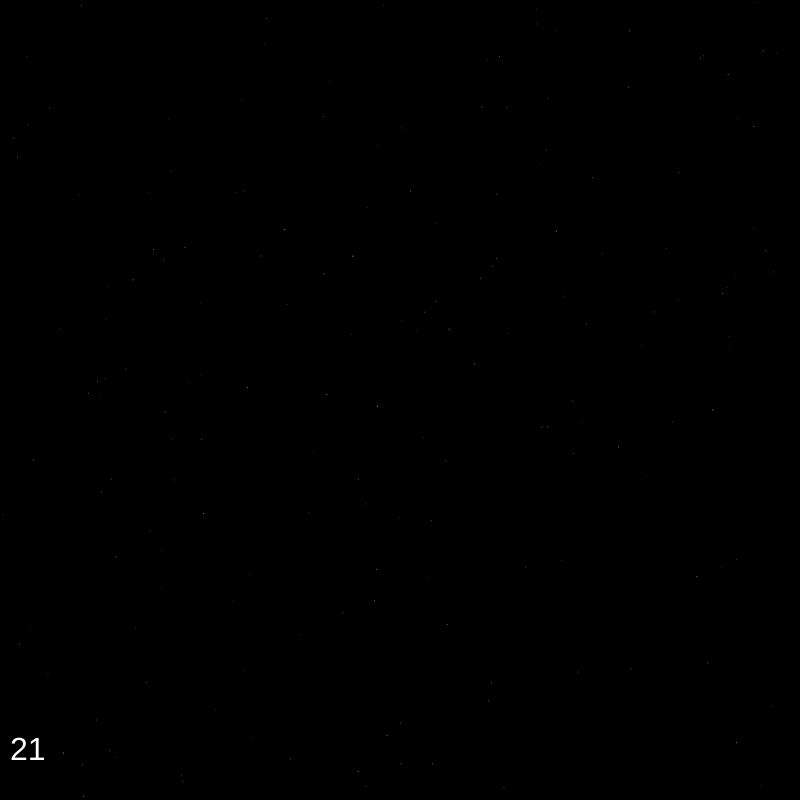
Frame 1 (no input)
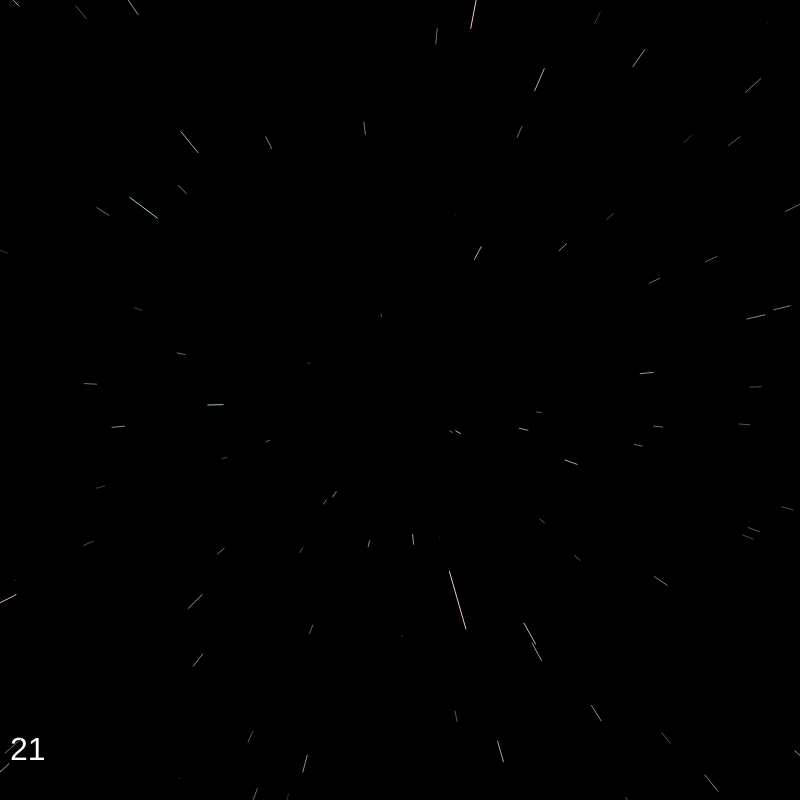
Frame 60 (no input)
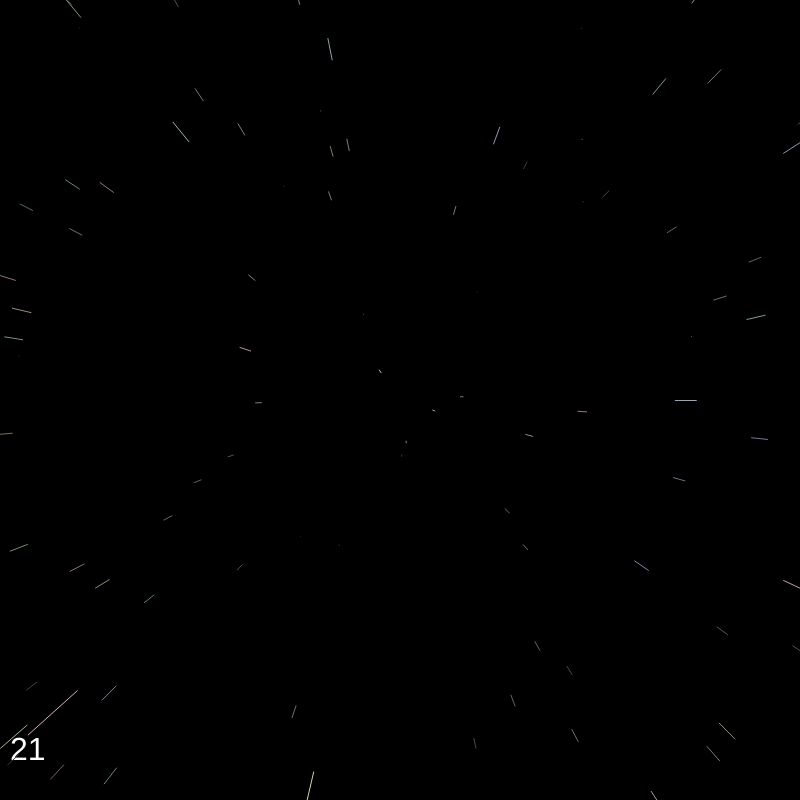
Frame 120 (the mouse pressed at the canvas centre since frame 60)

The p5.js sketch that drew these frames (run headless with seeded random() and noise() and a simulated clock; from frame 60 on, the mouse is pressed at the canvas centre):

// p5.js sketch
// ── sketch.js
let stars = [];
let numStars = 500;
function setup() {
  // put setup code here
  createCanvas(800, 800);
  for (let i = 0; i < numStars; i++) {
    stars.push(new Star());
  }
  stars[0].speed = 21;
}

function draw() {
  // put drawing code here
  background(0);
  colorMode(RGB);
  noStroke();
  fill(255);
  textSize(32);
  text(stars[0].speed,10,height-40);
  translate(width /2, height/2);
  for (let i=0;i<numStars;++i){
    stars[i].show();
    stars[i].update();
  }
}

class Star{

  constructor(){
    // this.position = createVector(0,0,0);
    // this.position.x = random(-width , width);
    // this.position.y = random(-height, height);
    // this.position.z = random(0,height);
    this.position = this.reset();
    this.speed = 20;
    this.hue = random(0,360);
    this.pz = this.position.z;
  }
  reset(){
    let pos = createVector( random(-width, width),
                            random(-height,height),
                            random(0, height)
    );
    return pos;

  }
  incSpeed(){
    this.speed = min(1000, ++this.speed);
    // console.log(this.speed);
  }
  decSpeed(){
    this.speed = max(-100,--this.speed);
    // console.log(this.speed);
  }
  
  update(){
    this.pz = this.position.z;
    this.position.z -= this.speed;
    
    // if star is out of fov reset
    if (this.position.z < 1){
      this.position = this.reset();
      this.pz = this.position.z;
    }
    if (this.position.z > 2* height){
      this.position = this.reset();
      this.pz = this.position.z;
    }
  }
  show(){
    
    
    let sx = map(this.position.x / this.position.z, 0,1,0,width/2);
    let sy = map(this.position.y / this.position.z, 0,1,0,height/2);
    let psx = map(this.position.x / this.pz, 0,1,0,width/2);
    let psy = map(this.position.y / this.pz, 0,1,0,height/2);
    let r = map(this.position.z,0,height,8,0);
    //let a = map(this.spee,0,height,100,0);
    let aa = map(this.position.z,0,height,100,20);
    // fill(255,a);
    colorMode(HSB);
    stroke(this.hue,this.speed,aa);

    // console.log(sx,sy);
    // ellipse(sx,sy,r,r);
    line(sx,sy,psx,psy);
    
    // ellipse(this.position.x, this.position.y, 8,8);
  }
}

function mouseWheel(event){
  if (event.delta >0){
    for (let i=0;i<numStars;++i)
      stars[i].incSpeed();
  }
  else{
    for (let i=0;i<numStars;++i)
      stars[i].decSpeed();
  }
}
